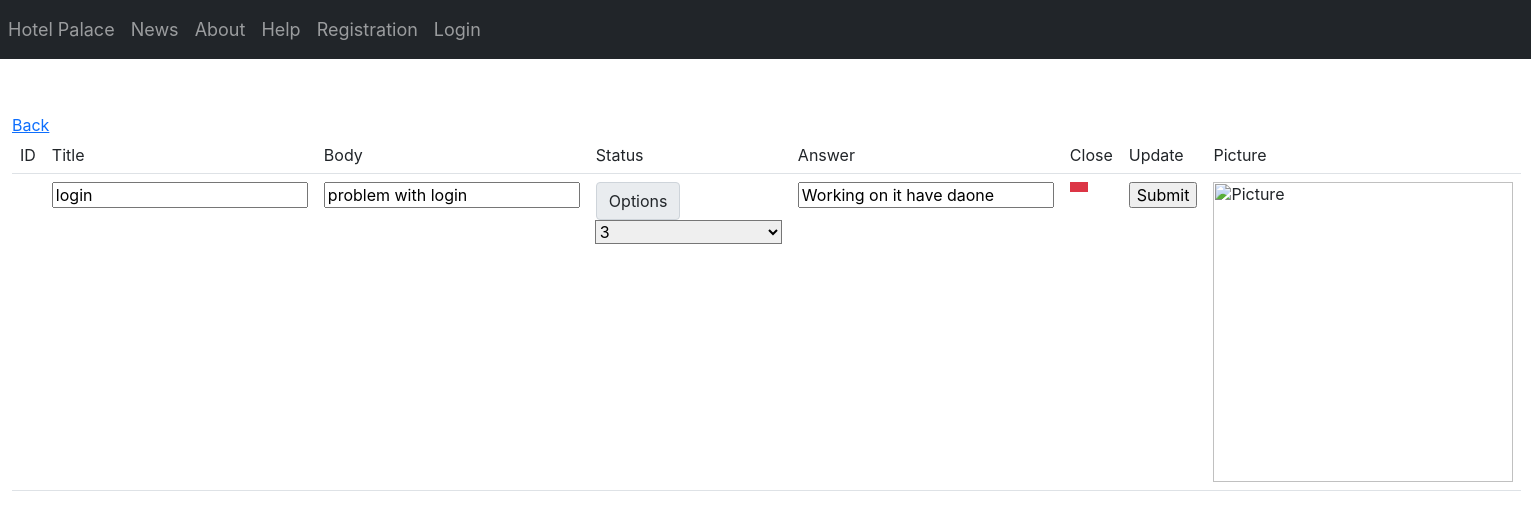
Page /sites/update_tickets.php?TicketID=1 on the committed database.
### tables this page shows
CREATE TABLE `tickets` (
  `TicketID` int(11) NOT NULL,
  `Status` tinyint(1) NOT NULL DEFAULT 1,
  `Body` varchar(255) NOT NULL,
  `Title` varchar(50) NOT NULL DEFAULT 'Title',
  `Answer` varchar(200) DEFAULT NULL,
  `Picture` varchar(200) DEFAULT NULL,
  `time` datetime DEFAULT NULL
);

### sites/update_tickets.php (the view, shortened to what this page needs)
<?php
include '../sites/includes/navbar.php';
include '../sites/includes/head.php';
require('../config/db.php');
$result = mysqli_query($con,"SELECT * FROM tickets WHERE TicketID='" . $_GET['TicketID'] . "'");
$row= mysqli_fetch_array($result);
?>
<body>
    <div class="container-fluid">
    <table class="table">
    <tr>
	    <td>ID</td>
        <td>Title</td>
		<td>Body</td>
		<td>Status</td>
        <td>Answer</td>
        <td>Close</td>
        <td>Update</td>
        <td>Picture</td>
	  </tr>
    <form  name="frmUser" method="post" action="">
<tr>
    <td>
    </td>
    <td>
        <input type="text" name="Title" class="txtField" value="<?php echo $row['Title']?>">
    </td>
    <td>
    <input type="text" name="Body" class="txtField" value="<?php echo $row['Body']; ?>">
    </td>
    <td>
        <div class="input-group mb-3">
        <div class="input-group-prepend">
            <label class="input-group-text" for="inputGroupSelect01">Options</label>
        </div>
        <select class="custom-select" name = "Status" id="inputGroupSelect01">
            <option selected><?php echo $row['Status']; ?></option>
        </select>
        </div>
    </td>
    <td>
    <input type="text" name="Answer" class="txtField" value="<?php echo $row['Answer']; ?>">
</td>
    <td>
     <button class="btn btn-danger btn-sm rounded-0" type="button" data-bs-toggle="modal" data-bs-target="#CloseModal" title="Close"><i class="fa fa-trash"></i></button>
</td>
<td>
<input type="submit" name="submit" value="Submit" class="buttom">
</td>
<td>
    <img src="<?php echo $row['Picture']?>" alt="Picture">
</td>
</tr>
</form>
<a href="Tickets.php">Back</a>
    </table>
    </div>

### css/styles.css (style rules this page uses)
* { box-sizing: border-box; font-family: -apple-system, BlinkMacSystemFont, 'Segoe UI', Roboto, Oxygen, Ubuntu, Cantarell, 'Open Sans', 'Helvetica Neue', sans-serif; }
img { width: 300px; height: 300px; align-items: center; }
a { color: black; }

### rows in the picture
tickets: Title "login", Body "problem with login", Status "3", Answer "Working on it have daone"
